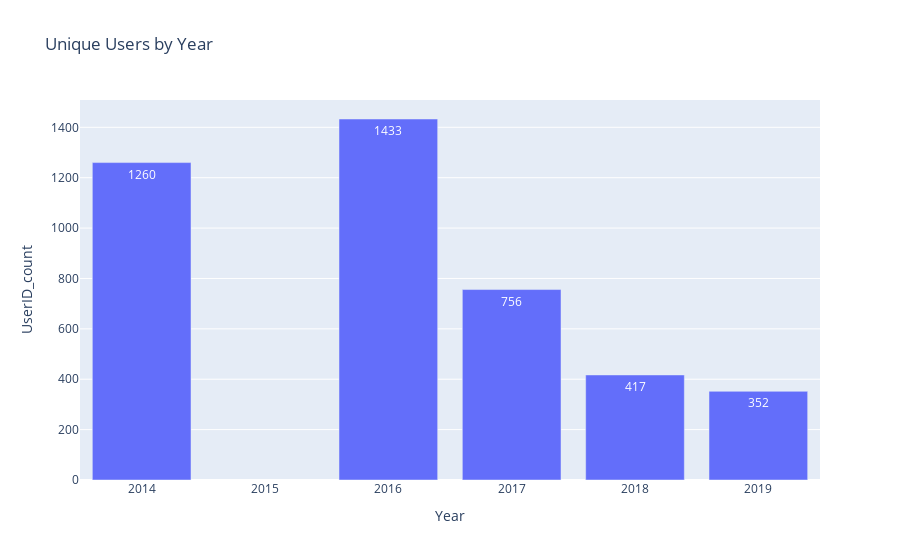

Source (notebook cell):
### Code cell
bar_chart(df=users_df, xaxis="Year", yaxis="UserID_count", title="Unique Users by Year")

### Figure 1 — Plotly figure (JSON) as saved in the notebook; plotly's stock layout.template omitted (floating-point values rounded to 4 significant figures)
{"data": [{"alignmentgroup": "True", "hovertemplate": "Year=%{x}<br>UserID_count=%{y}<extra></extra>", "legendgroup": "", "marker": {"color": "#636efa", "pattern": {"shape": ""}}, "name": "", "offsetgroup": "", "orientation": "v", "showlegend": false, "textposition": "auto", "texttemplate": "%{y}", "type": "bar", "x": [2014, 2016, 2019, 2017, 2018], "xaxis": "x", "y": [1260, 1433, 352, 756, 417], "yaxis": "y"}], "layout": {"barmode": "relative", "legend": {"tracegroupgap": 0}, "title": {"text": "Unique Users by Year"}, "xaxis": {"anchor": "y", "domain": [0, 1], "title": {"text": "Year"}}, "yaxis": {"anchor": "x", "domain": [0, 1], "title": {"text": "UserID_count"}}}}
